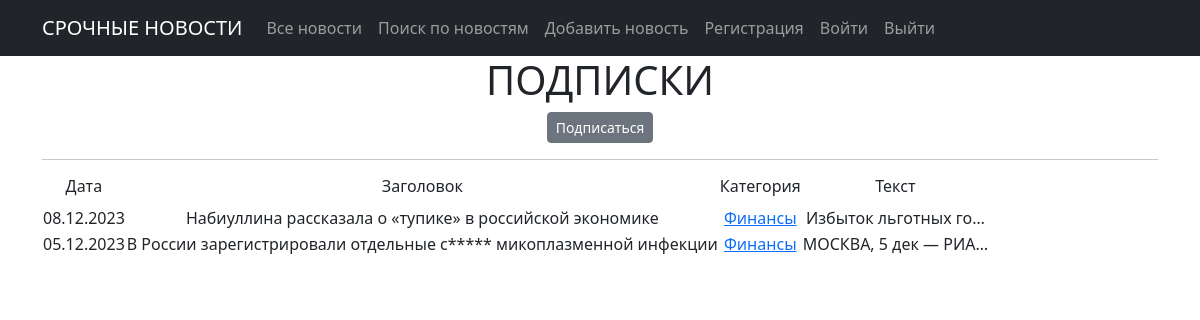
/news/categories/2, run on an earlier commit of the app's database.
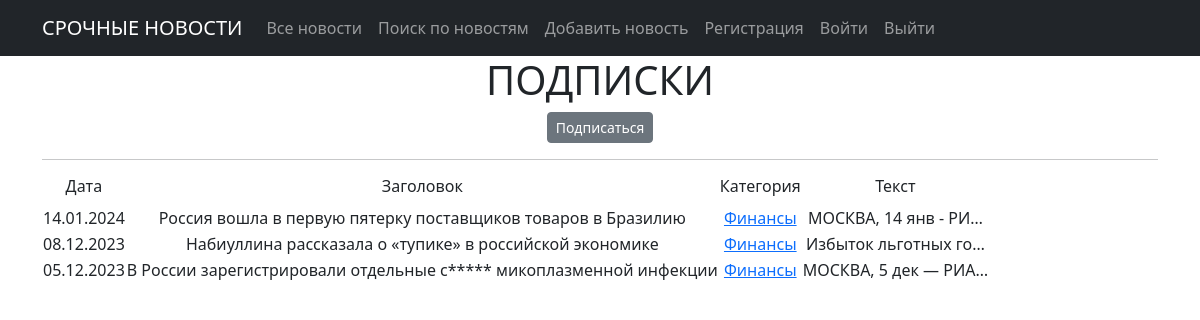
And on a later commit of the database.
### news/models.py (models this page shows, shortened)
class Post(models.Model):
    author = models.ForeignKey(Author, on_delete=models.CASCADE)
    NEWS = 'NW'
    ARTICLE = 'AR'
    CATEGORY_CHOICES = ((NEWS, 'Новость'), (ARTICLE, 'Статья'),)
    categoryType = models.CharField(max_length=2, choices=CATEGORY_CHOICES, default=ARTICLE)
    dateCreation = models.DateTimeField(auto_now_add=True)
    postCategory = models.ManyToManyField('Category', through='PostCategory')
    title = models.CharField(max_length=128)
    text = models.TextField()
    rating = models.SmallIntegerField(default=0)

class Category(models.Model):
    name = models.CharField(max_length=64, unique=True)
    subscribers = models.ManyToManyField(User, related_name='categories')
    def __str__(self):
        return self.name

### news/views.py (the view)
# urls.py: path('categories/<int:pk>', CategoryListView.as_view(), name='category_list'),
class CategoryListView(ListView):
    model = Post
    template_name = 'category_list.html'
    context_object_name = 'category_news_list'
    def get_queryset(self):
        self.postCategory = get_object_or_404(Category, id=self.kwargs['pk'])
        queryset = Post.objects.filter(postCategory=self.postCategory).order_by('-dateCreation')
        return queryset
    def get_context_data(self, **kwargs):
        context = super().get_context_data(**kwargs)
        context['is_not_subscriber'] = self.request.user not in self.postCategory.subscribers.all()
        context['category'] = self.postCategory
        return context

### news/templatetags/custom_filters.py (called while the page is built)
@register.filter()
def censor(text):
    if type(text) == str:
        text = text.split()
        for i, word in enumerate(text):
            if word in words:
                text[i] = word[0] + '*' * len(word[1:])
        return ' '.join(text)
    else:
        return "Не текст!"

### templates/category_list.html (shortened to what this page needs)
{% extends 'flatpages/default.html' %}
{% load custom_filters %}
{% load custom_tags %}
{% block content %}
    <h1>ПОДПИСКИ</h1>
        {% if is_not_subscriber %}
            <p class="text-center"><a href="{% url 'subscribe' category.id %}" class="btn btn-secondary btn-sm">Подписаться</a></p>
            {% else %}
            <p class="text-center"><a href="{% url 'unsubscribe' category.id %}" class="btn btn-secondary btn-sm">Отписаться</a></p>
        {% endif %}
       <hr>
    {% if category_news_list %}
        <table>
           <tr>
               <td><h6> Дата </h6></td>
               <td><h6> Заголовок </h6></td>
               <td><h6> Категория </h6></td>
               <td><h6> Текст </h6></td>
           </tr>
          {% for n in category_news_list %}
           <tr>
               <td>{{ n.dateCreation|date:'d.m.Y' }}</td>
               <td>{{ n.title|censor }}</td>
               <td>
                   {% for cat in n.postCategory.all %}
                       <a href="{% url 'category_list' cat.id %}">{{ cat }}</a>
                   {% endfor %}
               </td>
               <td>{{ n.text|truncatechars:20|censor }}</td>
           </tr>
           {% endfor %}
        </table>
   {% else %}
       <h2>Новостей нет!</h2>
   {% endif %}
{% endblock content %}

What changed in the data, as far as the page shows it:
added Post: dateCreation "14.01.2024", title|censor "Россия вошла в первую пятерку поставщиков товаров в Бразилию", text|censor "МОСКВА, 14 янв - РИ…", Category (name "Финансы")
